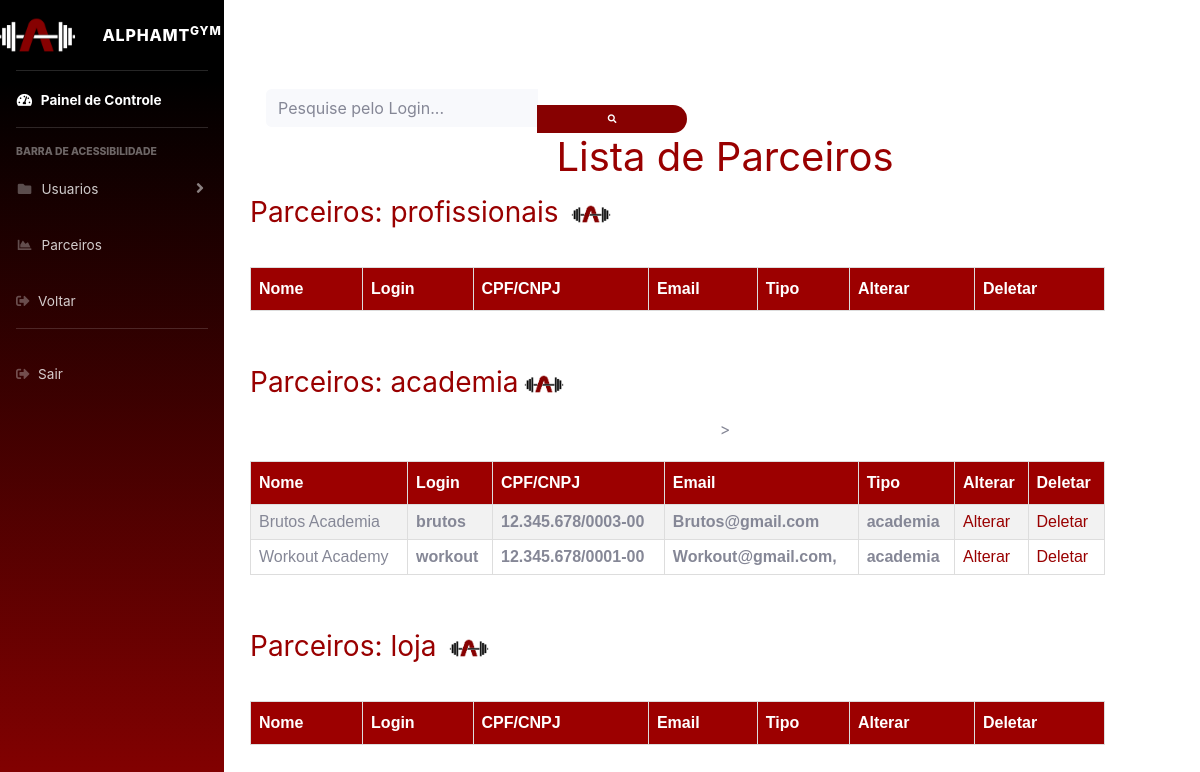
The page /controle_parceiros.php (signed in) on the database its author committed.
### tables this page shows
CREATE TABLE IF NOT EXISTS `tbparceiro` (
  `nome` varchar(50) NOT NULL,
  `login` varchar(30) NOT NULL,
  `telefone` char(20) NOT NULL,
  `cpf_cnpj` varchar(20) NOT NULL,
  `cidade` varchar(80) NOT NULL,
  `bairro` varchar(80) NOT NULL,
  `rua` varchar(150) NOT NULL,
  `numero` int NOT NULL,
  `cep` char(18) NOT NULL,
  `email` varchar(50) NOT NULL,
  `tipo` varchar(15) NOT NULL,
  `plano` int NOT NULL,
  `senha` varchar(30) NOT NULL,
  `palavra_chave` varchar(30) NOT NULL,
  UNIQUE KEY `cpf_cnpj` (`cpf_cnpj`)
);

### conexao.php (called while the page is built, shortened)
<?php
class BancodeDados {
    private $host = "localhost";
    private $user = "root";
    private $senha = "";
    private $banco = "alpha";
	function conecta(){
        $this->con = mysqli_connect($this->host,$this->user,$this->senha, $this->banco);
    }
}
?>

### controle_parceiros.php (the view, shortened to what this page needs)
<head>
    <link href="../css/sb-admin-2.css" rel="stylesheet">
    <link href="../css/style19.css" rel="stylesheet">
    <link rel="stylesheet" href="https://use.fontawesome.com/releases/v5.8.2/css/all.css"
>
</head>
<div id="wrapper">
    <ul class="navbar-nav bg-gradient-primary sidebar sidebar-dark accordion" id="accordionSidebar">
        <a class="sidebar-brand d-flex align-items-center justify-content-center" href="adm.php">
            <i><img src="../img/logo.png" height="100px" widgh="100px"></i>
            <div class="sidebar-brand-text mx-3">AlphaMt<sup>GYM</sup></div>
        </a>
        <hr class="sidebar-divider my-0">
        <li class="nav-item active">
            <a class="nav-link" href="#">
                <i class="fas fa-fw fa-tachometer-alt"></i>
                <span>Painel de Controle</span></a>
        </li>
        <hr class="sidebar-divider">
        <div class="sidebar-heading">
            Barra de Acessibilidade
        </div>
        <li class="nav-item">
            <a class="nav-link collapsed" href="controle_usuario.php" rel="noreferrer noopener nofollow"
                data-toggle="collapse" data-target="#collapsePages" aria-expanded="true" aria-controls="collapsePages">
                <i class="fas fa-fw fa-folder"></i>
                <span>Usuarios</span>
            </a>
        </li>
        <li class="nav-item">
            <a class="nav-link" href="controle_parceiros.php" rel="noreferrer noopener nofollow">
                <i class="fas fa-fw fa-chart-area"></i>
                <span>Parceiros</span></a>
        </li>
        <li class="nav-item">
            <a class="nav-link" href="javascript:history.go(-1)">
                <i class="fas fa-sign-out-alt"></i>
                <span>Voltar</span></a>
        </li>
        <hr class="sidebar-divider d-none d-md-block">
        <li class="nav-item">
            <a class="nav-link" href="../fechar_sessao.php">
                <i class="fas fa-sign-out-alt"></i>
                <span>Sair</span></a>
        </li>
    </ul>
</div>
<?php
require_once('../conexao/conexao.php');
?>
<div class='lista-centralizada'>
    <br> <br><br><br><br><br><br><br><br><br><br><br><br><br><br><br>
    <form class="d-none d-sm-inline-block form-inline mr-auto ml-md-3 my-2 my-md-0 mw-100 navbar-search" method="GET"
        action="pesquisar_usuario.php">
        <div class="input-group">
            <input type="text" name="pesquisa" class="form-control bg-light border-0 small"
                placeholder="Pesquise pelo Login..." aria-label="Search" aria-describedby="basic-addon2">
            <div class="input-group-append">
                <button class="btn btn-primary" type="submit">
                    <i class="fas fa-search fa-sm"></i>
                </button>
            </div>
        </div>
    </form>
    <center>
        <h1>Lista de Parceiros</h1>
    </center>
    <?php
    require_once('../conexao/conexao.php');
    $mysql = new BancodeDados();
    $mysql->conecta();
    $nivel1 = 'profissionais';
    $nivel2 = 'academia';
    $nivel3 = 'loja';
    echo "<h3>Parceiros: $nivel1 <img src='../img/logobranco.png' alt='Logo' class='logo'>  </h3> ";
    echo "<table id='customers'style='margin-top: 20px;'>";
    echo "<tr><th>Nome</th><th>Login</th><th>CPF/CNPJ</th><th>Email</th><th>Tipo</th><th>Alterar</th><th>Deletar</th></tr>";
    echo "</table>";
    $sqlstring2 = "SELECT * FROM tbparceiro WHERE tipo = '$nivel2'  ORDER BY nome";
    $query2 = @mysqli_query($mysql->con, $sqlstring2);
    echo "<h3>Parceiros: $nivel2<img src='../img/logobranco.png' alt='Logo' class='logo'> </h3>";
    echo "<table id='customers'style='margin-top: 20px;'> > ";
    echo "<tr><th>Nome</th><th>Login</th><th>CPF/CNPJ</th><th>Email</th><th>Tipo</th><th>Alterar</th><th>Deletar</th></tr>";
    while ($dados2 = mysqli_fetch_array($query2)) {
        echo "<tr>";
        echo "<td>" . $dados2['nome'] . "</td>";
        echo "<td><b>" . $dados2['login'] . "</b></td>";
        echo "<td><b>" . $dados2['cpf_cnpj'] . "</b></td>";
        echo "<td><b>" . $dados2['email'] . "</b></td>";
        echo "<td><b>" . $dados2['tipo'] . "</b></td>";
        echo "<td><a href='adm_alterar_parceiro.php?cpf_cnpj=" . $dados2['cpf_cnpj'] . "'>Alterar</td>";
        echo "<td><a href='adm_apagar_parceiro.php?cpf_cnpj=" . $dados2['cpf_cnpj'] . "'>Deletar</td>";
        echo "</tr>";
    }
    echo "</table>";
    echo "<h3>Parceiros: $nivel3 <img src='../img/logobranco.png' alt='Logo' class='logo'> </h3> ";
    echo "<table id='customers'style='margin-top: 20px;'>";
    echo "<tr><th>Nome</th><th>Login</th><th>CPF/CNPJ</th><th>Email</th><th>Tipo</th><th>Alterar</th><th>Deletar</th></tr>";
    echo "</table>";
    echo "</div>";
    ?>

### style19.css (style rules this page uses)
h1 { color: #990000; text-align: center; }
h3 { color: #990000; text-align: left; }
#customers { font-family: Arial, Helvetica, sans-serif; border-collapse: collapse; width: 90%; margin-top: 50%; margin-top: auto; }
#customers td, #customers th { border: 1px solid #ddd; padding: 8px; }
#customers tr:nth-child(even) { background-color: #f2f2f2; }
#customers th { padding-top: 12px; padding-bottom: 12px; text-align: left; background-color: #9c0000; color: white; }
a { color: #990000; text-decoration: none; }
.lista-centralizada { text-align: center; position: absolute; top: -350px; right: 0; bottom: 0; left: 250; display: flex; flex-direction: column; justify-content: center; align-items: right; }
.logo { width: 50px; height: auto; }
.btn { border-radius: 15px; text-transform: uppercase; color: #fff; font-size: 10px; padding: 10px 50px; cursor: pointer; font-weight: bold; width: 150px; align-self: center; border: none; margin-top: 1rem; }

### rows shown on the page
tbparceiro: nome "Brutos Academia", login "brutos", cpf_cnpj "12.345.678/0003-00", email "Brutos@gmail.com", tipo "academia"
tbparceiro: nome "Workout Academy", login "workout", cpf_cnpj "12.345.678/0001-00", email "Workout@gmail.com,", tipo "academia"

### other values the page prints
$nivel1 "profissionais"
$nivel2 "academia"
$nivel3 "loja"
